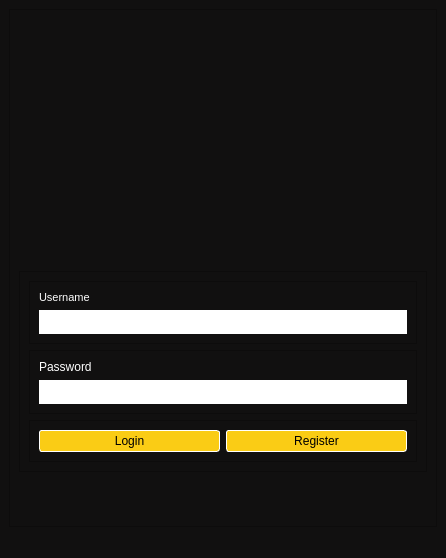
<?xml version="1.0" encoding="UTF-8"?>
<ui version="4.0">
 <class>MainWindow</class>
 <widget class="QMainWindow" name="MainWindow">
  <property name="enabled">
   <bool>true</bool>
  </property>
  <property name="geometry">
   <rect>
    <x>0</x>
    <y>0</y>
    <width>446</width>
    <height>558</height>
   </rect>
  </property>
  <property name="windowTitle">
   <string>Login - PowerWatch</string>
  </property>
  <property name="autoFillBackground">
   <bool>false</bool>
  </property>
  <property name="styleSheet">
   <string notr="true">background-color: #111010;</string>
  </property>
  <property name="dockNestingEnabled">
   <bool>true</bool>
  </property>
  <property name="unifiedTitleAndToolBarOnMac">
   <bool>false</bool>
  </property>
  <widget class="QWidget" name="centralwidget">
   <property name="enabled">
    <bool>true</bool>
   </property>
   <property name="styleSheet">
    <string notr="true">QPushButton { 
padding: 3px;
border-color: white;
border: 1px solid white;
color: black;
background-color: white;

}

QPushButton:enabled {
  background-color: #facc15; /* Yellow shade */
  color: black; /* Text color */
cursor: pointer;
border-radius: 3px;
box-shadow: 0 4px #999;
}

QPushButton:pressed {
	background-color: #facc15;
		color: #00000;
}


QPushButton:hover:!pressed {
		background-color: #eab308;
  box-shadow: 0 2px #666; /* Shadow effect on hover */
  transform: translateY(-2px); /* Slight raise effect on hover */
}

QPushButton:disabled {
		background-color: grey;
}</string>
   </property>
   <layout class="QVBoxLayout" name="verticalLayout_3">
    <item>
     <widget class="QFrame" name="frame">
      <property name="frameShape">
       <enum>QFrame::StyledPanel</enum>
      </property>
      <property name="frameShadow">
       <enum>QFrame::Raised</enum>
      </property>
      <layout class="QVBoxLayout" name="verticalLayout_5">
       <item alignment="Qt::AlignHCenter|Qt::AlignVCenter">
        <widget class="QWidget" name="widgetHeader" native="true">
         <property name="sizePolicy">
          <sizepolicy hsizetype="Preferred" vsizetype="Preferred">
           <horstretch>0</horstretch>
           <verstretch>0</verstretch>
          </sizepolicy>
         </property>
         <property name="minimumSize">
          <size>
           <width>400</width>
           <height>0</height>
          </size>
         </property>
         <layout class="QHBoxLayout" name="horizontalLayout_2">
          <item alignment="Qt::AlignVCenter">
           <widget class="QLabel" name="label_3">
            <property name="maximumSize">
             <size>
              <width>200</width>
              <height>200</height>
             </size>
            </property>
            <property name="text">
             <string/>
            </property>
            <property name="pixmap">
             <pixmap resource="ui.qrc">:/svg/powerwatch_logo.svg</pixmap>
            </property>
            <property name="scaledContents">
             <bool>true</bool>
            </property>
            <property name="alignment">
             <set>Qt::AlignCenter</set>
            </property>
           </widget>
          </item>
         </layout>
        </widget>
       </item>
       <item alignment="Qt::AlignTop">
        <widget class="QFrame" name="frameMain">
         <property name="frameShape">
          <enum>QFrame::StyledPanel</enum>
         </property>
         <property name="frameShadow">
          <enum>QFrame::Raised</enum>
         </property>
         <layout class="QVBoxLayout" name="verticalLayout_4">
          <item>
           <widget class="QFrame" name="frameUsername">
            <property name="frameShape">
             <enum>QFrame::StyledPanel</enum>
            </property>
            <property name="frameShadow">
             <enum>QFrame::Raised</enum>
            </property>
            <layout class="QVBoxLayout" name="verticalLayout">
             <item>
              <widget class="QLabel" name="label">
               <property name="font">
                <font>
                 <family>MS Shell Dlg 2</family>
                 <pointsize>8</pointsize>
                </font>
               </property>
               <property name="styleSheet">
                <string notr="true">color: rgb(255, 255, 255);</string>
               </property>
               <property name="text">
                <string>Username</string>
               </property>
              </widget>
             </item>
             <item>
              <widget class="QLineEdit" name="lineEdit">
               <property name="styleSheet">
                <string notr="true">padding: 4px;
color: black;
background-color: white;</string>
               </property>
               <property name="inputMethodHints">
                <set>Qt::ImhLowercaseOnly</set>
               </property>
               <property name="frame">
                <bool>false</bool>
               </property>
              </widget>
             </item>
            </layout>
           </widget>
          </item>
          <item>
           <widget class="QFrame" name="framePassword">
            <property name="frameShape">
             <enum>QFrame::StyledPanel</enum>
            </property>
            <property name="frameShadow">
             <enum>QFrame::Raised</enum>
            </property>
            <layout class="QVBoxLayout" name="verticalLayout_2">
             <item>
              <widget class="QLabel" name="label_2">
               <property name="styleSheet">
                <string notr="true">color: rgb(255, 255, 255);</string>
               </property>
               <property name="text">
                <string>Password</string>
               </property>
              </widget>
             </item>
             <item>
              <widget class="QLineEdit" name="lineEdit_2">
               <property name="styleSheet">
                <string notr="true">padding: 4px;
color: black;
background-color: white;</string>
               </property>
               <property name="frame">
                <bool>false</bool>
               </property>
               <property name="echoMode">
                <enum>QLineEdit::Password</enum>
               </property>
              </widget>
             </item>
            </layout>
           </widget>
          </item>
          <item>
           <widget class="QFrame" name="frameButtons">
            <property name="frameShape">
             <enum>QFrame::StyledPanel</enum>
            </property>
            <property name="frameShadow">
             <enum>QFrame::Raised</enum>
            </property>
            <layout class="QHBoxLayout" name="horizontalLayout">
             <item>
              <widget class="QPushButton" name="pushButton">
               <property name="layoutDirection">
                <enum>Qt::LeftToRight</enum>
               </property>
               <property name="text">
                <string>Login</string>
               </property>
               <property name="checkable">
                <bool>false</bool>
               </property>
               <property name="checked">
                <bool>false</bool>
               </property>
              </widget>
             </item>
             <item>
              <widget class="QPushButton" name="pushButton_2">
               <property name="styleSheet">
                <string notr="true"/>
               </property>
               <property name="text">
                <string>Register</string>
               </property>
              </widget>
             </item>
            </layout>
           </widget>
          </item>
         </layout>
         <zorder>frameUsername</zorder>
         <zorder>frameButtons</zorder>
         <zorder>framePassword</zorder>
        </widget>
       </item>
      </layout>
     </widget>
    </item>
   </layout>
  </widget>
  <widget class="QMenuBar" name="menubar">
   <property name="geometry">
    <rect>
     <x>0</x>
     <y>0</y>
     <width>446</width>
     <height>26</height>
    </rect>
   </property>
  </widget>
  <widget class="QStatusBar" name="statusbar"/>
 </widget>
 <resources>
  <include location="ui.qrc"/>
 </resources>
 <connections/>
</ui>
